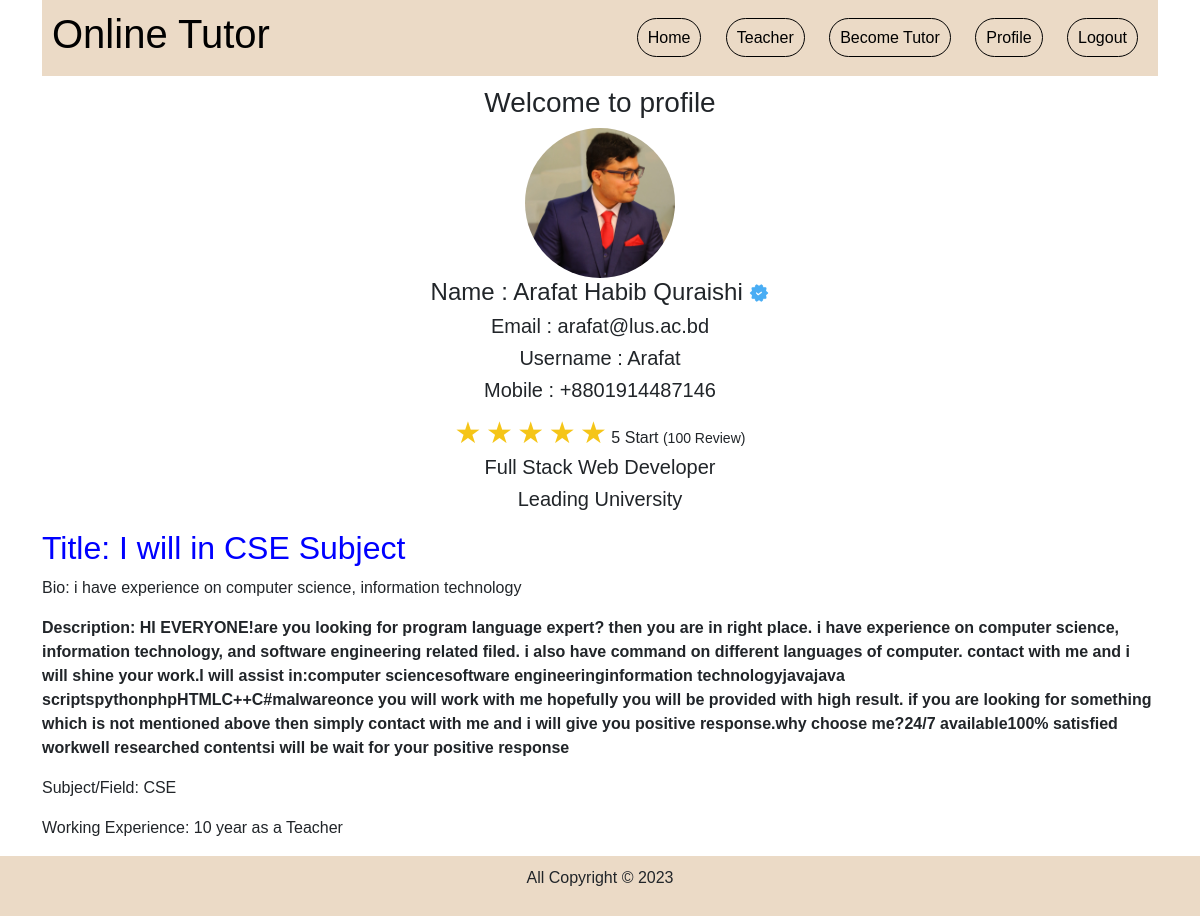
Page /components/previewtutor.php?userId=1&email=arafat@lus.ac.bd (signed in) on the committed database.
### tables this page shows
CREATE TABLE `register` (
  `id` int(20) NOT NULL,
  `name` varchar(50) NOT NULL,
  `image` varchar(255) DEFAULT NULL,
  `email` varchar(50) NOT NULL,
  `password` varchar(50) NOT NULL,
  `re-password` varchar(50) NOT NULL,
  `mobile` varchar(50) NOT NULL,
  `username` varchar(20) NOT NULL
);

CREATE TABLE `tutorlist` (
  `id` int(100) NOT NULL,
  `name` varchar(100) NOT NULL,
  `email` varchar(100) NOT NULL,
  `subject` varchar(100) NOT NULL,
  `skill` varchar(100) NOT NULL,
  `exprience` varchar(100) NOT NULL,
  `description` varchar(5000) DEFAULT NULL,
  `froms` varchar(100) NOT NULL,
  `reviews` varchar(100) NOT NULL,
  `image` varchar(100) NOT NULL,
  `bio` varchar(1500) DEFAULT NULL,
  `fid` varchar(100) NOT NULL,
  `title` varchar(50) DEFAULT NULL,
  `level13` varchar(500) DEFAULT NULL
);

### components/previewtutor.php (the view, shortened to what this page needs)
<?php
include './config.php';
$emailthedatashow = $_GET['email'];
$userId = $_GET['userId'];
$select_Query = "SELECT * FROM `register` WHERE email='$emailthedatashow'";
$select_Query_Result = mysqli_query($conn, $select_Query);
if ($select_Query_Result) {
    if ($row = mysqli_fetch_array($select_Query_Result)) {
        $name = $row['name'];
        $image = $row['image'];
        $email = $row['email'];
        $username = $row['username'];
        $mobile = $row['mobile'];
    } else {
        echo "No recent logins found.";
    }
} else {
    echo "Error: " . mysqli_error($conn);
}
?>
<?php
include './config.php';
$Select_Query_tutorlist = "SELECT * FROM `tutorlist` WHERE email='$emailthedatashow'";
$Select_Query_tutorlist_result = mysqli_query($conn, $Select_Query_tutorlist);
if ($Select_Query_tutorlist_result) {
    if ($row = mysqli_fetch_array($Select_Query_tutorlist_result)) {
        $Title = $row['title'];
        $Bio = $row['bio'];
        $Subject = $row['subject'];
        $destination = $row['description'];
        $Exprience = $row['exprience'];
    } else {
        echo "No recent logins found.";
    }
} else {
    echo "Error: " . mysqli_error($conn);
}
?>
<!DOCTYPE html>
<html lang='en'>
<head>
    <link href='https://cdn.jsdelivr.net/npm/bootstrap@5.3.0-alpha3/dist/css/bootstrap.min.css' rel='stylesheet'>
    <link rel='stylesheet' href='../assets/css/style.css'>
</head>
<body>
    <div class='container'>
        <div class='navbar'>
            <div class='header-logo'>
            <a href='./home.php?userId=<?php echo $userId ?>'>
                    <h1>Online Tutor</h1>
                </a>
            </div>
            <div class='header-menu'>
                <ul>
                    <li> <a href='./home.php?userId=<?php echo $userId ?>'> Home </a> </li>
                    <li> <a href='./Teacher.php?userId=<?php echo $userId ?>'> Teacher </a> </li>
                    <li> <a href='./tutor.php?userId=<?php echo $userId ?>'> Become Tutor </a> </li>
                    <li><a href='./profile.php?userId=<?php echo $userId ?>'>Profile</a></li>
                    <li> <a href='./logout.php'> Logout</a> </li>
                </ul>
            </div>
        </div>
        <div class="profile-div">
            <h3>Welcome to profile</h3>
            <img width='150px' src='<?php echo $image ?>' alt='Profile'>
            <h4>Name : <?php echo $name ?> <img width='20px' height='20px' src='./image/verified.png'> </h4>
            <h5>Email : <?php echo $email ?> </h5>
            <h5>Username : <?php echo $username ?> </h5>
            <h5>Mobile : <?php echo $mobile ?> </h5>
            <div class="rating">
                <label for="star5"></label>
                <label for="star4"></label>
                <label for="star3"></label>
                <label for="star2"></label>
                <label for="star1"></label>
                5 Start <small>(100 Review)</small>
            </div>
            <h5> Full Stack Web Developer <?php  ?> </h5>
            <h5>Leading University <?php  ?> </h5>
        </div>
        <div>
            <h2 style="color: blue;">Title: <?php echo $Title ?></h2>
            <p style="font-size: 16px;">Bio: <?php echo $Bio ?></p>
            <p style="font-weight: bold;">Description: <?php echo $destination ?></p>
            <p>Subject/Field: <?php echo $Subject ?></p>
            <p>Working Experience: <?php echo $Exprience ?></p>
        </div>
    </div>
    <div class='fotter-col'>
        <p> All Copyright &copy; 2023 </p>
    </div>
</body>
</html>

### assets/css/style.css (style rules this page uses)
* { font-family: 'Franklin Gothic Medium', 'Arial Narrow', Arial, sans-serif; }
.navbar { background-color: rgb(235, 218, 198); padding: 10px; }
.header-logo { float: left; }
.header-logo a { text-decoration: none; color: #000000; }
.header-menu { float: right; }
.header-menu ul { list-style-type: none; padding: 0; margin: 0; }
.header-menu li { padding: 10px 10px 10px 10px; display: inline-block; text-decoration: none; }
.header-menu a { text-decoration: none; border: 1px solid hsl(0, 0%, 0%); padding: 10px; color: #000000; border-radius: 35px; }
.fotter-col { padding: 10px; background-color: rgb(235, 218, 198); text-align: center; margin-top: 10px; }
.profile-div { margin: 0 auto; display: flex; flex-direction: column; justify-content: center; align-items: center; padding: 10px; }
.profile-div img { border-radius: 50%; }
.rating { display: inline-block; }
.rating label { font-size: 30px; color: #f5c518; cursor: pointer; }
.rating label:before { content: '\2605'; }

### rows in the picture
register: image (picture), name "Arafat Habib Quraishi", email "arafat@lus.ac.bd", username "Arafat", mobile "+8801914487146"
tutorlist: title "I will in CSE Subject", bio "i have experience on computer science, information technology", description "HI EVERYONE!are you looking for program language expert? then you are in right place. i have experience on computer science, information technology, and software engineering related filed. i also have command on different languages of computer. contact with me and i will shine your work.I will assist in:computer sciencesoftware engineeringinformation technologyjavajava scriptspythonphpHTMLC++C#malwareonce you will work with me hopefully you will be provided with high result. if you are looking for something which is not mentioned above then simply contact with me and i will give you positive response.why choose me?24/7 available100% satisfied workwell researched contentsi will be wait for…", subject "CSE", exprience "10 year as a Teacher"
